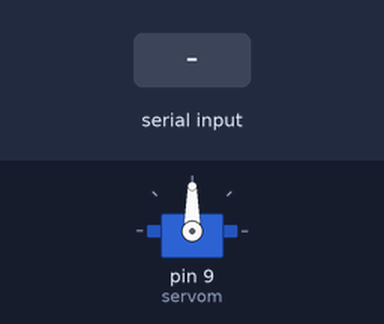
Bench run of a sketch on a simulated Arduino Uno, built with avr-gcc and run on an emulated ATmega328P. Parts: servo. The test bench sets the inputs (shaded band).

Above: at 1.2 s.
1.3 s: "90,45\n" received over Serial
At 1.7 s:
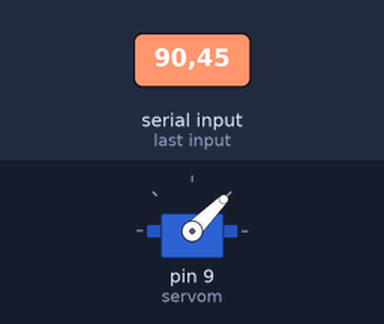
2.8 s: "30,150\n" received over Serial
At 4.0 s:
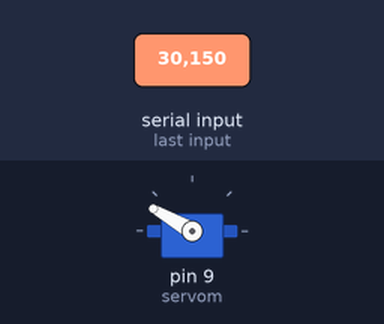
4.3 s: "5\n" received over Serial
At 5.1 s:
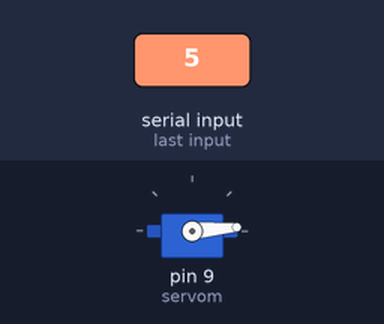
5.8 s: "200\n" received over Serial
At 6.3 s:
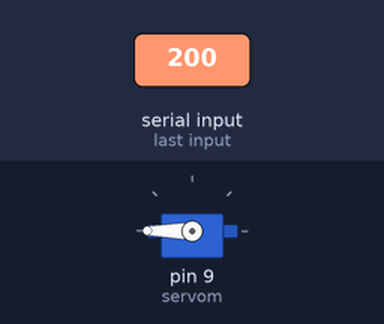
7.3 s: "90\n" received over Serial
At 8.6 s:
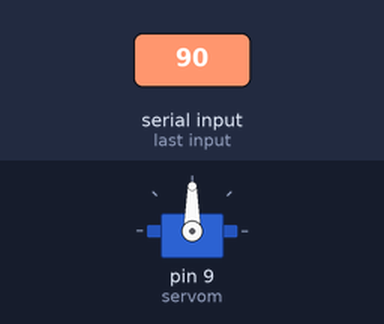
Timing chart, 0 to 9.8 s (numbered marks = the images above; inputs shaded):
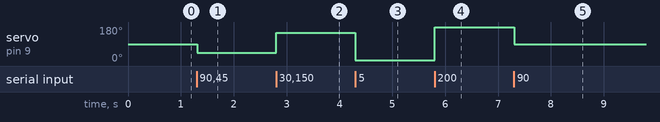

Measured:
- after the input at 1.3 s, servo on pin 9 (servom): 90° → 45° at once
- after the input at 2.8 s, servo on pin 9 (servom): 45° → 150° at once
- after the input at 4.3 s, servo on pin 9 (servom): 150° → 5° at once
- after the input at 5.8 s, servo on pin 9 (servom): 5° → 180° at once
- after the input at 7.3 s, servo on pin 9 (servom): 180° → 90° at once

The sketch:

ServoMotorProje.ino
```cpp
#include <Servo.h>
Servo servom;
int val;

void setup() {
Serial.begin(9600);
servom.attach(9);
}

void loop() {
}

void serialEvent(){
  val=Serial.parseInt();
if(val!=0){
  servom.write(val);
}
}
```
